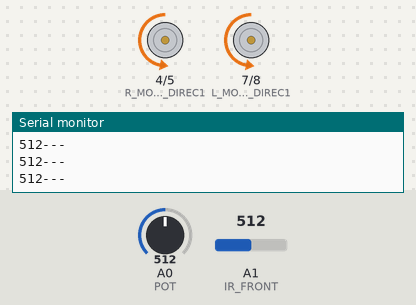
This sketch was run on a simulated Arduino Uno, built with avr-gcc and run on an emulated ATmega328P. On the bench: motor-driver pin pairs drawn as motors (green arrow = first pin HIGH = forward, orange = second pin HIGH = backward, longer = more drive, scaled by the enable pin), the last lines printed to the serial monitor. The test bench sets the inputs (shaded band); at power-on: A1 (IR_FRONT) = 512, A0 (POT) = 512.

Above: at 1.2 s.
1.3 s: A1 (IR_FRONT) set to 410
2.8 s: A1 (IR_FRONT) set to 385
At 4.0 s:
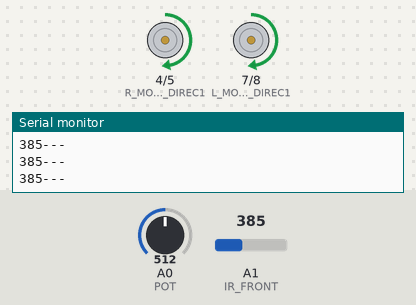
4.3 s: A0 (POT) set to 716
At 5.0 s:
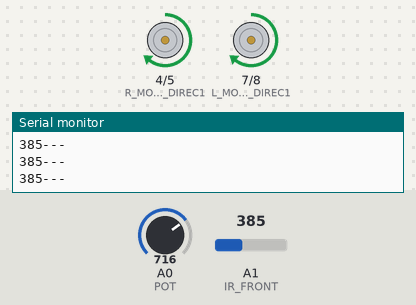
5.8 s: A0 (POT) set to 900
At 7.0 s:
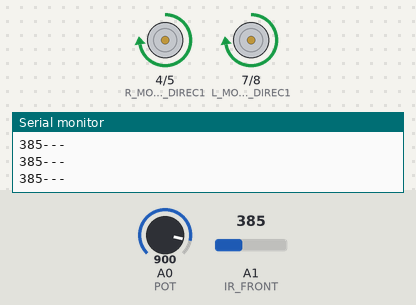
7.3 s: A1 (IR_FRONT) set to 511
At 8.5 s:
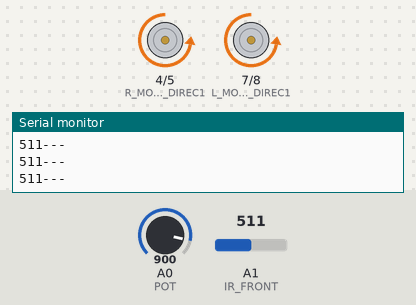
8.8 s: A0 (POT) set to 245
At 10.0 s:
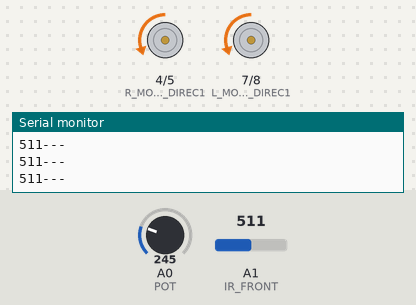
Timing chart, 0 to 11.3 s (numbered marks = the images above; inputs shaded):
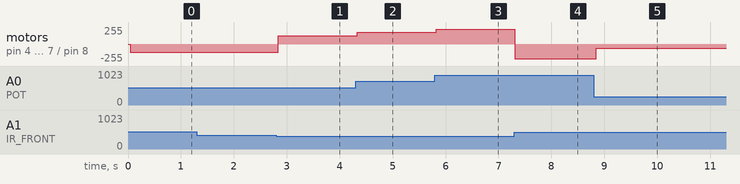

Measured:
- the behaviour switches between 401 and 400 on A1 (IR_FRONT) (found by bisection; images 0 and 1)
- after the input at 2.8 s, motor on pin 4 (R_MOTOR_DIREC1) / pin 5 (R_MOTOR_DIREC2), motor on pin 7 (L_MOTOR_DIREC1) / pin 8 (L_MOTOR_DIREC2): backward 127/255 → forward 127/255 at once
- after the input at 4.3 s, motor on pin 4 (R_MOTOR_DIREC1) / pin 5 (R_MOTOR_DIREC2), motor on pin 7 (L_MOTOR_DIREC1) / pin 8 (L_MOTOR_DIREC2): forward 127/255 → forward 178/255 at once
- after the input at 5.8 s, motor on pin 4 (R_MOTOR_DIREC1) / pin 5 (R_MOTOR_DIREC2), motor on pin 7 (L_MOTOR_DIREC1) / pin 8 (L_MOTOR_DIREC2): forward 178/255 → forward 224/255 at once
- after the input at 7.3 s, motor on pin 4 (R_MOTOR_DIREC1) / pin 5 (R_MOTOR_DIREC2), motor on pin 7 (L_MOTOR_DIREC1) / pin 8 (L_MOTOR_DIREC2): forward 224/255 → backward 224/255 at once
- after the input at 8.8 s, motor on pin 4 (R_MOTOR_DIREC1) / pin 5 (R_MOTOR_DIREC2), motor on pin 7 (L_MOTOR_DIREC1) / pin 8 (L_MOTOR_DIREC2): backward 224/255 → backward 61/255 at once

The sketch:

DaMazeFrontIRsensorTest.ino
```cpp
// Source                       ::     DaMaze.ino
// Description                  ::     autonomous maze solving vehicle
//                              ::     This program will grow in functionality through a series of project phases.
// Original Program Template    ::     adapted from J.E.Marriott / March 2017


// Phase 0
// Modified by      ::   R.Barriault / April 2018
//                        6.a. Testing drive motor control
// Phase 1
// Modified by     ::     Your Name / Date                              <----------------- IMPORTANT... Complete these with each phase! -----------------
//                        6.b. Testing FWD facing sensors
// Phase 2
// Modified by     ::     Your Name / Date
//                        6.c. Testing "non-drive" motors
// Phase 3
// Modified by     ::     Your Name / Date
//                        6.d. Testing bottom facing sensors
// Phase 4
// Modified by     ::     Your Name / Date
//                        6.e. Testing switch
// Phase 5
// Modified by     ::     Your Name / Date
//                        8. Maze code; fwd sensors only
// Phase 6
// Modified by     ::     Your Name / Date
//                        9. Maze code; fwd and bottom sensors, return to start
// Phase 7
// Modified by     ::     Your Name / Date
//                        10. ; 11. Seek and grasp object at end of maze and return

//*******************************************************************************************
// It is considered a "best practice" to map out all your pins at the top of the program,
// even the ones that are currently not in use.  Takes the guesswork out of "what is what"!
//
// Using "defines" instead of "declaring variables" reduces memory usage.
// https://www.arduino.cc/en/reference/define
// GooglE "define vs constant variables in Arduino".
//
// References created with "#define" are called CONSTANTS. It is common to signify CONSTANTS as ALL UPPER CASE.
//*******************************************************************************************

// Digital Pin Assignments
#define DO_NOT_USE_0            0
#define DO_NOT_USE_1            1
#define NOT_USED_2              2
#define NOT_USED_3              3
#define R_MOTOR_DIREC1          4   // IN1 digitalWrite LOW forward, HIGH reverse
#define R_MOTOR_DIREC2          5   // IN2 digitalWrite HIGH forward, LOW reverse
#define R_MOTOR_SPEED           6   // ENA analogWrite from 0 thru 255
#define L_MOTOR_DIREC1          7   // IN3 digitalWrite LOW forward, HIGH reverse
#define L_MOTOR_DIREC2          8   // IN4 digitalWrite HIGH forward, LOW reverse
#define L_MOTOR_SPEED           9   // ENB analogWrite from 0 thru 255
#define NOT_USED_8              8
#define NOT_USED_9              9
#define NOT_USED_10             10
#define NOT_USED_11             11
#define MOTOR_REV_SW            12  // reverse Motors when HI
#define MOTOR_STOP_SW           13  // Brake Motors when HI

// Analog Pin Assignments
// Did you know that, if necessary, you can use Analog Pins as Digital?
// The numbers would just continue from above, so A0 is 14 , A1 is 15 , etc.
#define POT                     A0  // pot to control motor speed
#define IR_FRONT                A1  //Front IR Sensor analog input
#define NOT_USED_A2             A2
#define NOT_USED_A3             A3
#define NOT_USED_A4             A4
#define NOT_USED_A5             A5

// CONSTANTS for motor controller commands makes actions easier to remember later on
#define STOP      0
#define MAXSPEED  255

//*******************************************************************************************
// Libraries
// https://www.arduino.cc/en/guide/libraries
// How to install from zip... https://www.arduino.cc/en/guide/libraries#toc4

//  4U2Do ... put any required libraries here  <----------------- IMPORTANT -----------------


//*******************************************************************************************
// Global Variables are available to every function in the program.
// Frowned on by traditionally trained programmers, they are widely accepted in the Arduino
// community thanks to their simplicity.  This program uses them for that reason.
// https://www.arduino.cc/en/reference/scope
//
//*******************************************************************************************

// Set initial speed to 70% of maximum.
// Note how the use of the constant MAXSPEED allows the programmer to focus on the
// concept rather than trying to remember some obscure number.
// https://www.arduino.cc/en/reference/int
int leftSpeed    = MAXSPEED * .70;
int rightSpeed   = MAXSPEED * .70;

// Set initial vehicle direction
// https://www.arduino.cc/reference/en/language/variables/data-types/bool/
bool Forward   = true;


//*******************************************************************************************
//
// The setup() function is called when a sketch starts.
// Use it to initialize variables, pin modes, start communications, etc.
// The setup function will only run once, after each powerup or reset of the Arduino board.
//
// https://www.arduino.cc/en/reference/setup
//
//*******************************************************************************************
 int irFrontVal;  // Global Variable: Contains reading from IR sensor

void setup() {
   // Open serial port for USB communications
  // https://www.arduino.cc/en/Serial/Begin
  // Comment out this line when using 1Sheeld   <----------------- IMPORTANT -----------------
  Serial.begin(9600);

  // Set pinModes for all active pins    <----------------- IMPORTANT -----------------
  // https://www.arduino.cc/en/Reference/pinMode
  pinMode ( R_MOTOR_DIREC1 , OUTPUT );
  pinMode ( R_MOTOR_DIREC2 , OUTPUT );
  pinMode ( R_MOTOR_SPEED , OUTPUT );
  pinMode ( L_MOTOR_DIREC1 , OUTPUT );
  pinMode ( L_MOTOR_DIREC2 , OUTPUT );
  pinMode ( L_MOTOR_SPEED , OUTPUT );
  pinMode ( MOTOR_REV_SW, INPUT );
  pinMode ( IR_FRONT    ,  INPUT  );


 }
//*******************************************************************************************
// Ideally, loop() should contain a minimum, or be completely devoid of, "raw code".
// At a glance, it should convey the essence of the core algorithm of the sketch.
// https://www.arduino.cc/en/reference/loop
//*******************************************************************************************

void loop ( void ) {
  getSensorReadings ( );

 if (irFrontVal > 400) {        // are you too close to the wall?
  reverse();
  Forward  = false;
  delay(20);}
 else {
  forward();
  Forward  = true;
  }

  int potValue = analogRead(POT); // Read potentiometer value
  delay(20);
  int pwmOutput = map(potValue, 0, 1023, 0 , 255);  // Map the potentiometer value from 0 to 255

  analogWrite(R_MOTOR_SPEED, pwmOutput);            // Send PWM signal to Right Motor
  analogWrite(L_MOTOR_SPEED, pwmOutput);            // Send PWM signal to Left Motor

  Serial.print(irFrontVal);
  Serial.println("---");

  // To adhere to the intended algorithm, NOTHING ELSE should be added to loop()
  // without discussing with the course instructor first!


  updateTimers ( );

}


//*******************************************************************************************
//
// Main Functions
// https://www.arduino.cc/en/Reference/FunctionDeclaration
//
//*******************************************************************************************

void getSensorReadings ( void ) {
  irFrontVal = analogRead ( IR_FRONT );


}

void updateTimers ( void ) {
// Responsibilities :: Update all active timers

   // 4U2Do ... if you have any blinker (or other) timers running, this is a nice central location to update them!


}


void allStop ( void ) {
// Responsibilities :: Motors All Stop
  digitalWrite(R_MOTOR_DIREC1, LOW);
  digitalWrite(R_MOTOR_DIREC2, LOW);
  digitalWrite(L_MOTOR_DIREC1, LOW);
  digitalWrite(L_MOTOR_DIREC2, LOW);

}


void forward ( void ) {
// Responsibilities :: Motors Forward
  digitalWrite(R_MOTOR_DIREC1, HIGH);
  digitalWrite(R_MOTOR_DIREC2, LOW);
  digitalWrite(L_MOTOR_DIREC1, HIGH);
  digitalWrite(L_MOTOR_DIREC2, LOW);
}


void reverse ( void ) {
// Responsibilities :: Motors Reverse
  digitalWrite(R_MOTOR_DIREC1, LOW);
  digitalWrite(R_MOTOR_DIREC2, HIGH);
  digitalWrite(L_MOTOR_DIREC1, LOW);
  digitalWrite(L_MOTOR_DIREC2, HIGH);

}


void left ( void ) {
// Responsibilities :: Motors Left pivot at (leftSpeed, 0)
  digitalWrite(R_MOTOR_DIREC1, HIGH);
  digitalWrite(R_MOTOR_DIREC2, LOW);
  digitalWrite(L_MOTOR_DIREC1, LOW);
  digitalWrite(L_MOTOR_DIREC2, HIGH);
}

void right ( void ) {
  digitalWrite(R_MOTOR_DIREC1, LOW);
  digitalWrite(R_MOTOR_DIREC2, HIGH);
  digitalWrite(L_MOTOR_DIREC1, HIGH);
  digitalWrite(L_MOTOR_DIREC2, LOW);

}


//*******************************************************************************************
//
//  Misc Functions
//  Anything else should go in this section
//
//*******************************************************************************************
```
